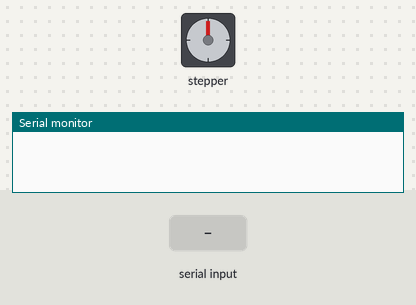
The sketch below on a simulated Arduino Uno, built with avr-gcc and run on an emulated ATmega328P. Shown: stepper motor, the last lines printed to the serial monitor. Wiring (inferred from the names in the program): stepper motor driver (200 steps per turn assumed): step pin 8; direction pin 9. The test bench sets the inputs (shaded band).

Above: at 1.2 s.
1.3 s: "90,45\n" received over Serial
At 28.8 s:
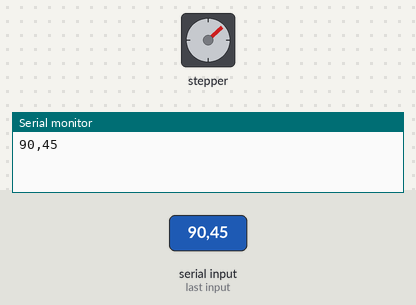
Timing chart, 0 to 29.1 s (numbered marks = the images above; inputs shaded):
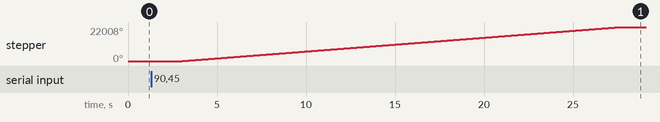

Measured:
- after the input at 1.3 s, stepper: turns 22008° clockwise in 24.6 s, starting after 1.8 s

The sketch:

Capstone_p3.ino
```cpp
//capstone 2021/2022

#include <SoftwareSerial.h>

//define pin numbers for steps and direction
const int stpPin=8; //digital pin 2
const int dirPin=9; //digital pin 3


String incomingByte;
float separation;
int i=0;

//stage displacement (mm)
int initpos=20; //input initial position
int desiredpos; //input desired position

//no. motor rotations
float inita1;
float desireda1;
float inita;
float desireda;
float deltaa; //number rotations required

//number of steps
float nostep;


void setup() {
  //Serial.begin(9600);

  //define the pins as outputs
  pinMode (stpPin,OUTPUT);
  pinMode (dirPin,OUTPUT);

  Serial.begin(9600);

}

void loop() {
  separation=0;
  if(Serial.available() > 0){
    while (Serial.available() > 0)  //See if data is there
    {
      incomingByte= Serial.readString();  //Read a byte
      delay(50);
      separation=incomingByte.toInt();
      Serial.println(incomingByte);
    }
  desiredpos=separation;

  inita1=pow(initpos, 2.8207796311);
  inita=0.0001878373*inita1;
  desireda1=pow(desiredpos, 2.8207796311);
  desireda=0.0001878373*desireda1;

  deltaa=desireda-inita;
  nostep=abs(deltaa)*200;

  //set direction
  if (deltaa >= 0) {
   digitalWrite(dirPin,HIGH); //raise stage
  }
  else {
    digitalWrite(dirPin,LOW); //lower stage
  }

  //for one full rotation - 200 steps/pulses (1.8 deg step angle)
  for(int x=0; x < nostep; x++) {
    digitalWrite(stpPin,HIGH);
    //speed of motor depends on delay time)
    delayMicroseconds(1000);
    digitalWrite(stpPin,LOW);
    delayMicroseconds(1000);
  }
 }
 initpos=desiredpos;
 delay(1000);

//after execution unplug the power supply

}
```
